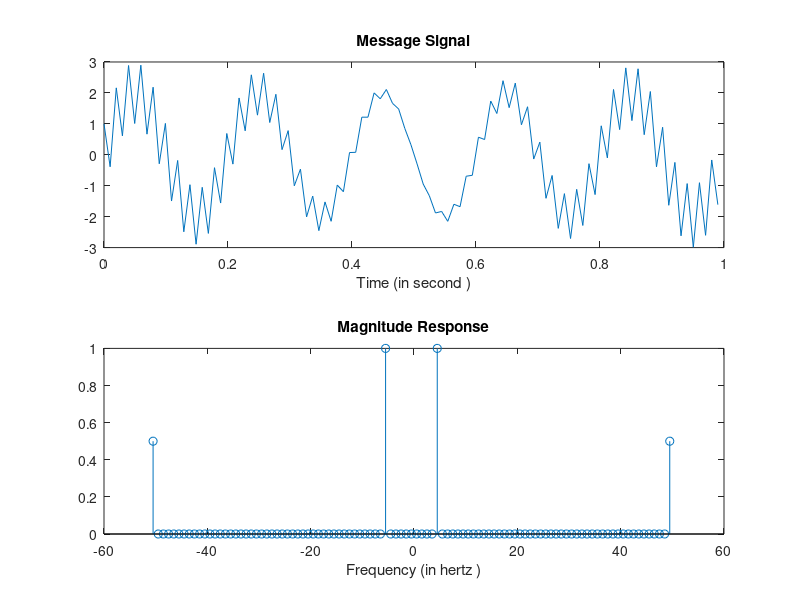

This figure's MATLAB source:
% Fast Fourier transform with spectrum
clc;
clear all;
close all;

% Time specifications:
Fc = 50;
Fc1 = 5; %hertz
Fs = 2*max(Fc,Fc1) +1;    % samples per second
T = 1/Fs;                 % seconds per sample
t = 0: T : 1-T;
N = length(t);

% Message signal:
x = cos( 2*pi*Fc*t ) + 2 * sin(2*pi*Fc1*t);
%x= sin (2*pi*Fc*t)
figure(1)
subplot(2,1,1)
plot(t,x);
xlabel ('Time (in second )');
title('Message Signal')

%Fourier Transform:
Z=fft(x);
X=fftshift(Z);

% Frequency specifications:
f= - Fs/2 : Fs/N : (Fs/2)-1;    %hertz

%plot the spectrum :
subplot(2,1,2)
stem(f,abs(X)/N );
xlabel ('Frequency (in hertz )');
title('Magnitude Response');


